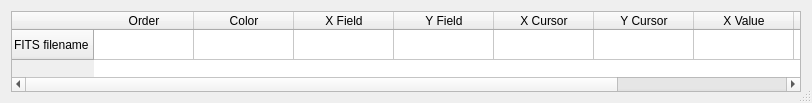
<?xml version="1.0" encoding="UTF-8"?>
<ui version="4.0">
 <class>Dialog</class>
 <widget class="QDialog" name="Dialog">
  <property name="geometry">
   <rect>
    <x>0</x>
    <y>0</y>
    <width>812</width>
    <height>103</height>
   </rect>
  </property>
  <property name="windowTitle">
   <string>Cursor Location</string>
  </property>
  <property name="sizeGripEnabled">
   <bool>true</bool>
  </property>
  <layout class="QGridLayout" name="gridLayout">
   <item row="0" column="0">
    <widget class="QTableWidget" name="table_widget">
     <property name="verticalScrollBarPolicy">
      <enum>Qt::ScrollBarAsNeeded</enum>
     </property>
     <property name="horizontalScrollBarPolicy">
      <enum>Qt::ScrollBarAsNeeded</enum>
     </property>
     <property name="sizeAdjustPolicy">
      <enum>QAbstractScrollArea::AdjustToContents</enum>
     </property>
     <property name="selectionBehavior">
      <enum>QAbstractItemView::SelectRows</enum>
     </property>
     <attribute name="horizontalHeaderVisible">
      <bool>true</bool>
     </attribute>
     <attribute name="horizontalHeaderCascadingSectionResizes">
      <bool>true</bool>
     </attribute>
     <attribute name="horizontalHeaderStretchLastSection">
      <bool>true</bool>
     </attribute>
     <attribute name="verticalHeaderCascadingSectionResizes">
      <bool>true</bool>
     </attribute>
     <row>
      <property name="text">
       <string>FITS filename</string>
      </property>
     </row>
     <column>
      <property name="text">
       <string>Order</string>
      </property>
     </column>
     <column>
      <property name="text">
       <string>Color</string>
      </property>
     </column>
     <column>
      <property name="text">
       <string>X Field</string>
      </property>
     </column>
     <column>
      <property name="text">
       <string>Y Field</string>
      </property>
     </column>
     <column>
      <property name="text">
       <string>X Cursor</string>
      </property>
     </column>
     <column>
      <property name="text">
       <string>Y Cursor</string>
      </property>
     </column>
     <column>
      <property name="text">
       <string>X Value</string>
      </property>
     </column>
     <column>
      <property name="text">
       <string>Y Value</string>
      </property>
     </column>
     <column>
      <property name="text">
       <string>Column</string>
      </property>
     </column>
    </widget>
   </item>
  </layout>
 </widget>
 <resources/>
 <connections/>
</ui>
